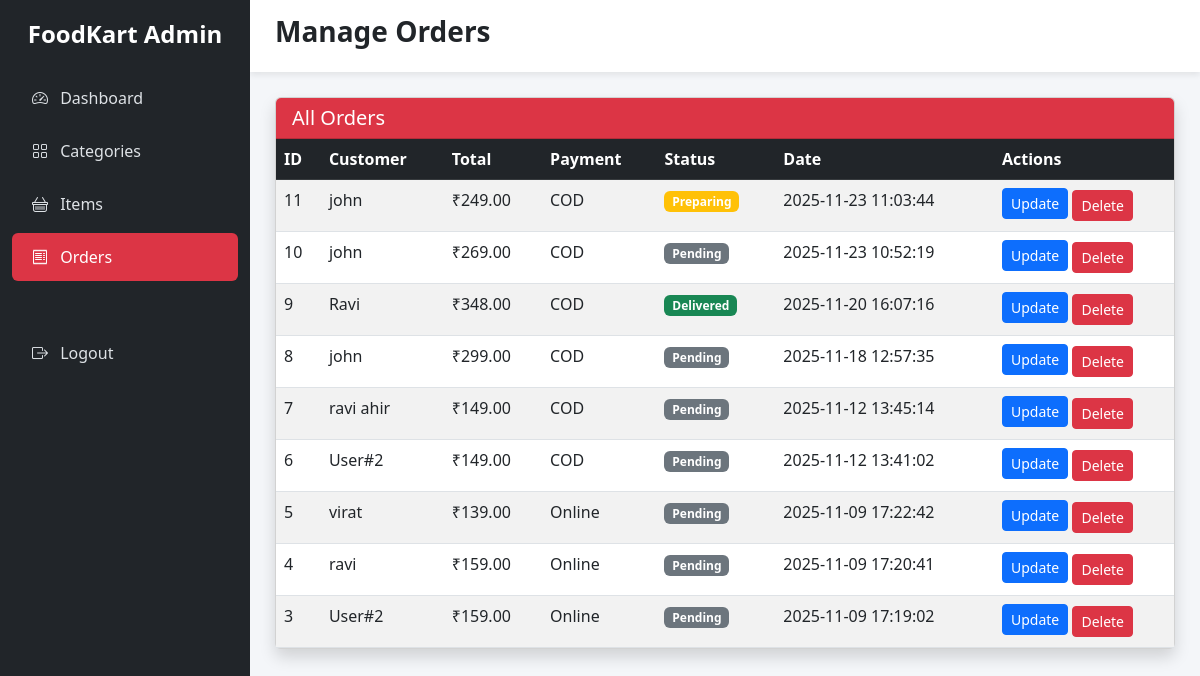
The app's page /admin/orders.php (signed in) with its own data.
### tables this page shows
CREATE TABLE `orders` (
  `id` int(11) NOT NULL,
  `customer_name` varchar(100) DEFAULT NULL,
  `email` varchar(100) DEFAULT NULL,
  `phone` varchar(15) DEFAULT NULL,
  `user_id` int(11) DEFAULT NULL,
  `total_amount` decimal(10,2) DEFAULT NULL,
  `status` enum('Pending','Accepted','Preparing','Out for Delivery','Delivered','Cancelled') DEFAULT 'Pending',
  `address` varchar(255) DEFAULT NULL,
  `payment_method` enum('COD','Online') DEFAULT 'COD',
  `created_at` timestamp NOT NULL DEFAULT current_timestamp()
);

### admin/orders.php (the view, shortened to what this page needs)
<?php
include('../config/db.php');
include('layout_admin.php');
layout_start("Manage Orders");
?>
<div class="card table-card shadow">
    <div class="card-header bg-danger text-white">
        <h5 class="mb-0">All Orders</h5>
    </div>
    <div class="table-responsive">
        <table class="table table-striped mb-0">
            <thead class="table-dark">
                <tr>
                    <th>ID</th>
                    <th>Customer</th>
                    <th>Total</th>
                    <th>Payment</th>
                    <th>Status</th>
                    <th>Date</th>
                    <th width="180">Actions</th>
                </tr>
            </thead>
            <tbody>
                <?php
                $orders = $conn->query("SELECT * FROM orders ORDER BY id DESC");
                while ($o = $orders->fetch_assoc()):
                ?>
                    <tr>
                        <td><?php echo $o['id']; ?></td>
                        <td><?php echo $o['customer_name'] ?? 'User#' . $o['user_id']; ?></td>
                        <td>₹<?php echo $o['total_amount']; ?></td>
                        <td><?php echo $o['payment_method']; ?></td>
                        <td>
                            <span class="badge
                                <?php
                                echo match ($o['status']) {
                                    'Pending' => 'bg-secondary',
                                    'Accepted' => 'bg-info',
                                    'Preparing' => 'bg-warning',
                                    'Out for Delivery' => 'bg-primary',
                                    'Delivered' => 'bg-success',
                                    'Cancelled' => 'bg-danger',
                                    default => 'bg-dark'
                                };
                                ?>">
                                <?php echo $o['status']; ?>
                            </span>
                        </td>
                        <td><?php echo $o['created_at']; ?></td>
                        <td>
                            <a href="update_order.php?id=<?php echo $o['id']; ?>"
                                class="btn btn-sm btn-primary mb-1">
                                Update
                            </a>
                            <a href="delete_order.php?id=<?php echo $o['id']; ?>"
                                class="btn btn-sm btn-danger"
                                onclick="return confirm('Delete this order?');">
                                Delete
                            </a>
                        </td>
                    </tr>
                <?php endwhile; ?>
            </tbody>
        </table>
    </div>
</div>
<?php layout_end(); ?>

### admin/layout_admin.php (shortened to what this page needs)
<!DOCTYPE html>
<html lang="en">
<head>
    <link href="https://cdn.jsdelivr.net/npm/bootstrap@5.3.0/dist/css/bootstrap.min.css" rel="stylesheet">
    <link href="https://cdn.jsdelivr.net/npm/bootstrap-icons@1.11.1/font/bootstrap-icons.css" rel="stylesheet">
</head>
<body>
    <div class="sidebar">
        <h4>FoodKart Admin</h4>
        <a href="index.php" class="<?= basename($_SERVER['PHP_SELF']) == 'index.php' ? 'active' : '' ?>">
            <i class="bi bi-speedometer2 me-2"></i> Dashboard
        </a>
        <a href="categories.php" class="<?= basename($_SERVER['PHP_SELF']) == 'categories.php' ? 'active' : '' ?>">
            <i class="bi bi-grid me-2"></i> Categories
        </a>
        <a href="items.php" class="<?= basename($_SERVER['PHP_SELF']) == 'items.php' ? 'active' : '' ?>">
            <i class="bi bi-basket me-2"></i> Items
        </a>
        <a href="orders.php" class="<?= basename($_SERVER['PHP_SELF']) == 'orders.php' ? 'active' : '' ?>">
            <i class="bi bi-receipt me-2"></i> Orders
        </a>
        <a href="logout.php" class="mt-5">
            <i class="bi bi-box-arrow-right me-2"></i> Logout
        </a>
    </div>
    <?php
    function layout_start($page_title)
    {
        echo "<div class='admin-header'><h3>$page_title</h3></div><div class='admin-content'>";
    }
    function layout_end()
    {
        echo "</div></body></html>";
    }
    ?>

### admin/layout_admin.php (style rules this page uses)
body { background: #f4f6f9; font-family: 'Segoe UI', sans-serif; }
.sidebar { width: 250px; background: #212529; height: 100vh; position: fixed; padding-top: 20px; color: white; }
.sidebar h4 { text-align: center; font-weight: bold; margin-bottom: 25px; }
.sidebar a { display: block; padding: 12px 20px; color: #dee2e6; text-decoration: none; font-size: 16px; border-radius: 6px; margin: 5px 12px; transition: 0.3s; }
.sidebar .active { background: #dc3545; color: white; }
.admin-header { margin-left: 250px; background: white; padding: 15px 25px; box-shadow: 0 3px 6px rgba(0, 0, 0, 0.08); }
.admin-header h3 { font-weight: bold; }
.admin-content { margin-left: 250px; padding: 25px; }

### records on screen
orders: id "11", customer_name "john", total_amount "249.00", payment_method "COD", status "Preparing", created_at "2025-11-23 11:03:44"
orders: id "10", customer_name "john", total_amount "269.00", payment_method "COD", status "Pending", created_at "2025-11-23 10:52:19"
orders: id "9", customer_name "Ravi", total_amount "348.00", payment_method "COD", status "Delivered", created_at "2025-11-20 16:07:16"
orders: id "8", customer_name "john", total_amount "299.00", payment_method "COD", status "Pending", created_at "2025-11-18 12:57:35"
orders: id "7", customer_name "ravi ahir", total_amount "149.00", payment_method "COD", status "Pending", created_at "2025-11-12 13:45:14"
orders: id "6", customer_name+user "User#2", total_amount "149.00", payment_method "COD", status "Pending", created_at "2025-11-12 13:41:02"
orders: id "5", customer_name "virat", total_amount "139.00", payment_method "Online", status "Pending", created_at "2025-11-09 17:22:42"
orders: id "4", customer_name "ravi", total_amount "159.00", payment_method "Online", status "Pending", created_at "2025-11-09 17:20:41"
orders: id "3", customer_name+user "User#2", total_amount "159.00", payment_method "Online", status "Pending", created_at "2025-11-09 17:19:02"

### other values on screen
$page_title "Manage Orders"
